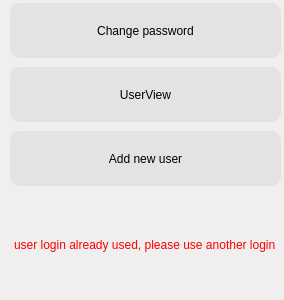
<?xml version="1.0" encoding="UTF-8"?>
<ui version="4.0">
 <class>panelWindow</class>
 <widget class="QWidget" name="panelWindow">
  <property name="geometry">
   <rect>
    <x>0</x>
    <y>0</y>
    <width>284</width>
    <height>300</height>
   </rect>
  </property>
  <property name="windowTitle">
   <string>Form</string>
  </property>
  <widget class="QWidget" name="layoutWidget">
   <property name="geometry">
    <rect>
     <x>10</x>
     <y>0</y>
     <width>271</width>
     <height>301</height>
    </rect>
   </property>
   <layout class="QVBoxLayout" name="verticalLayout">
    <item>
     <widget class="QPushButton" name="changePassword">
      <property name="minimumSize">
       <size>
        <width>25</width>
        <height>55</height>
       </size>
      </property>
      <property name="styleSheet">
       <string notr="true">
background-color: rgb(227, 227, 227);
font: 16pt &quot;Oswald&quot;;
color: rgb(0, 0, 0);
border-radius: 10;</string>
      </property>
      <property name="text">
       <string>Change password</string>
      </property>
     </widget>
    </item>
    <item>
     <widget class="QPushButton" name="userView">
      <property name="enabled">
       <bool>true</bool>
      </property>
      <property name="minimumSize">
       <size>
        <width>25</width>
        <height>55</height>
       </size>
      </property>
      <property name="styleSheet">
       <string notr="true">
background-color: rgb(227, 227, 227);
font: 16pt &quot;Oswald&quot;;
color: rgb(0, 0, 0);
border-radius: 10;</string>
      </property>
      <property name="text">
       <string>UserView</string>
      </property>
     </widget>
    </item>
    <item>
     <widget class="QPushButton" name="addNewUser">
      <property name="enabled">
       <bool>true</bool>
      </property>
      <property name="minimumSize">
       <size>
        <width>25</width>
        <height>55</height>
       </size>
      </property>
      <property name="styleSheet">
       <string notr="true">
background-color: rgb(227, 227, 227);
font: 16pt &quot;Oswald&quot;;
color: rgb(0, 0, 0);
border-radius: 10;</string>
      </property>
      <property name="text">
       <string>Add new user</string>
      </property>
     </widget>
    </item>
    <item alignment="Qt::AlignHCenter">
     <widget class="QLabel" name="label">
      <property name="enabled">
       <bool>false</bool>
      </property>
      <property name="maximumSize">
       <size>
        <width>500</width>
        <height>100</height>
       </size>
      </property>
      <property name="styleSheet">
       <string notr="true">font: italic 9pt &quot;Segoe UI&quot;;
color: rgb(255, 0, 0);</string>
      </property>
      <property name="text">
       <string>user login already used, please use another login</string>
      </property>
     </widget>
    </item>
   </layout>
  </widget>
 </widget>
 <resources/>
 <connections/>
</ui>
